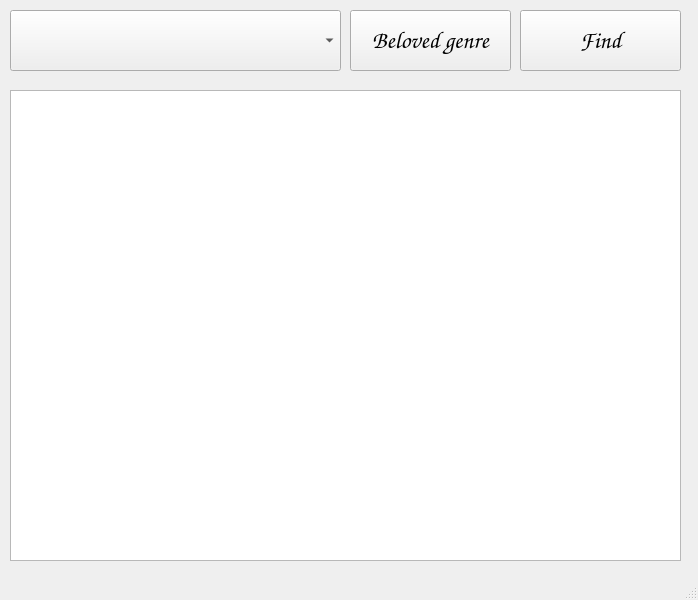
<?xml version="1.0" encoding="UTF-8"?>
<ui version="4.0">
 <class>MainWindow</class>
 <widget class="QMainWindow" name="MainWindow">
  <property name="geometry">
   <rect>
    <x>0</x>
    <y>0</y>
    <width>698</width>
    <height>600</height>
   </rect>
  </property>
  <property name="windowTitle">
   <string>MainWindow</string>
  </property>
  <widget class="QWidget" name="centralwidget">
   <widget class="QPushButton" name="find">
    <property name="geometry">
     <rect>
      <x>520</x>
      <y>10</y>
      <width>161</width>
      <height>61</height>
     </rect>
    </property>
    <property name="font">
     <font>
      <family>Comic Sans MS</family>
      <pointsize>18</pointsize>
     </font>
    </property>
    <property name="text">
     <string>Find</string>
    </property>
   </widget>
   <widget class="QComboBox" name="finder">
    <property name="geometry">
     <rect>
      <x>10</x>
      <y>10</y>
      <width>331</width>
      <height>61</height>
     </rect>
    </property>
   </widget>
   <widget class="QTableWidget" name="filmfinder">
    <property name="geometry">
     <rect>
      <x>10</x>
      <y>90</y>
      <width>671</width>
      <height>471</height>
     </rect>
    </property>
   </widget>
   <widget class="QPushButton" name="find_2">
    <property name="geometry">
     <rect>
      <x>350</x>
      <y>10</y>
      <width>161</width>
      <height>61</height>
     </rect>
    </property>
    <property name="font">
     <font>
      <family>Comic Sans MS</family>
      <pointsize>18</pointsize>
     </font>
    </property>
    <property name="text">
     <string>Beloved genre</string>
    </property>
   </widget>
  </widget>
  <widget class="QMenuBar" name="menubar">
   <property name="geometry">
    <rect>
     <x>0</x>
     <y>0</y>
     <width>698</width>
     <height>19</height>
    </rect>
   </property>
  </widget>
  <widget class="QStatusBar" name="statusbar"/>
 </widget>
 <resources/>
 <connections/>
</ui>
